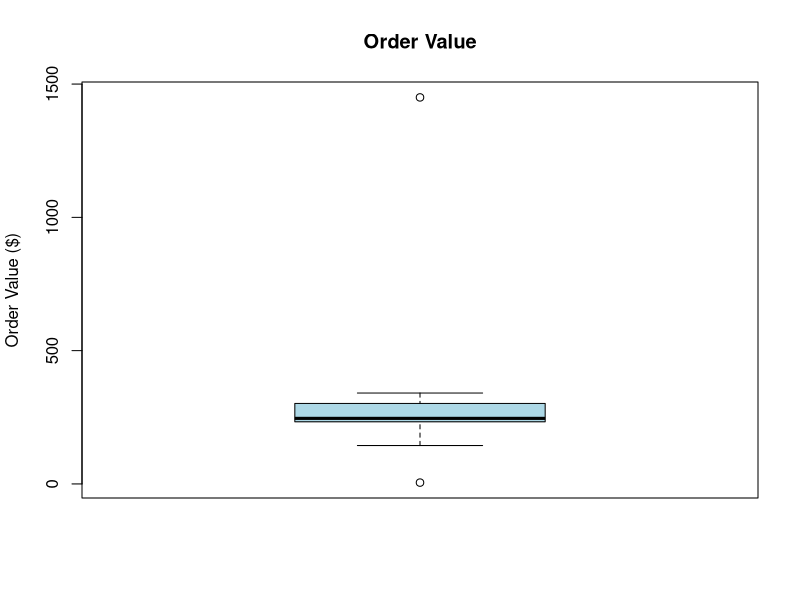
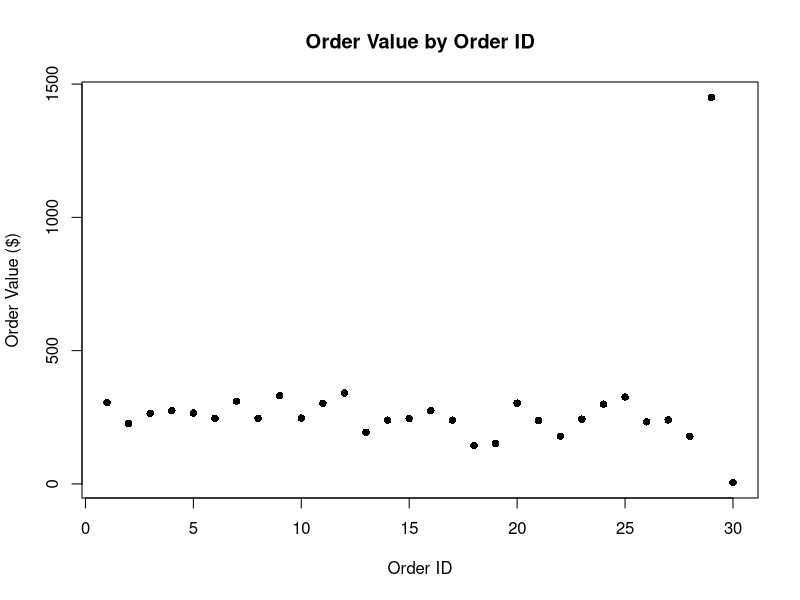
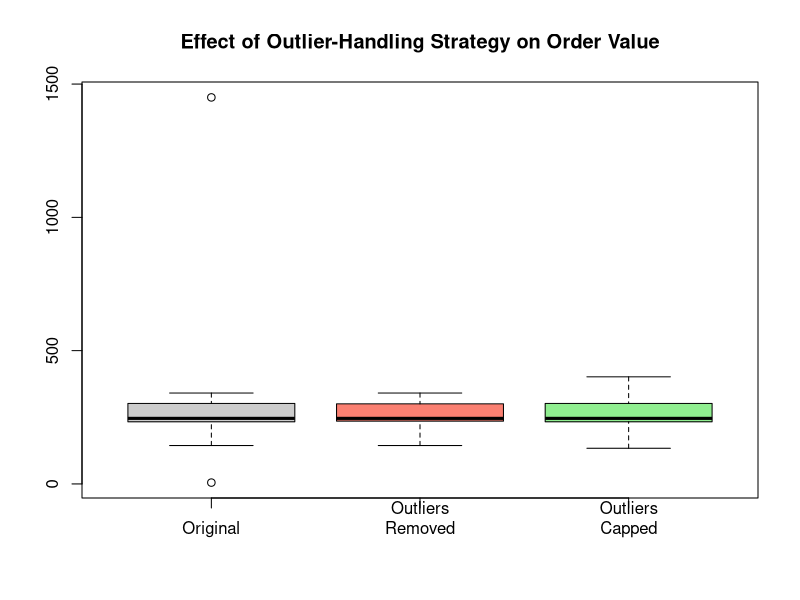

Generate these figures, in order, with R:

# install.packages("dplyr")
library(dplyr)

set.seed(42)
sales_df <- data.frame(
  OrderID = 1:30,
  OrderValue = c(round(rnorm(28, mean = 250, sd = 40)), 1450, 5)
  # 28 "normal" orders, plus one unusually large order (1450) and one
  # suspiciously tiny one (5) - a likely data-entry error
)

## ===========================================================
## PART 1: DETECTING OUTLIERS
## ===========================================================

# --- chart: boxplot - the quickest visual check. Points plotted
# separately beyond the whiskers are flagged as outliers by default ---
boxplot(sales_df$OrderValue, main = "Order Value", ylab = "Order Value ($)",
        col = "lightblue")

# --- chart: scatter plot against index - useful for spotting outliers
# in the order the data was collected (e.g. a data-entry glitch on one row) ---
plot(sales_df$OrderID, sales_df$OrderValue, pch = 16,
     main = "Order Value by Order ID", xlab = "Order ID", ylab = "Order Value ($)")

# --- Method 1: IQR rule (the same rule a boxplot uses behind the scenes) ---
# Flags anything more than 1.5x the interquartile range below Q1 or
# above Q3 - a robust rule since it's based on quartiles, not the mean,
# so it isn't itself thrown off by the outliers it's trying to detect.
q1 <- quantile(sales_df$OrderValue, 0.25)
q3 <- quantile(sales_df$OrderValue, 0.75)
iqr_val <- q3 - q1
lower_bound <- q1 - 1.5 * iqr_val
upper_bound <- q3 + 1.5 * iqr_val

outliers_iqr <- sales_df %>%
  filter(OrderValue < lower_bound | OrderValue > upper_bound)
cat("IQR bounds:", round(lower_bound, 2), "to", round(upper_bound, 2), "\n")
print(outliers_iqr)

# --- Method 2: Z-score rule ---
# Flags anything more than a given number of standard deviations from
# the mean (commonly 3). Simpler to explain than IQR, but LESS robust:
# a single extreme outlier inflates the mean/sd used to detect it,
# which can mask other outliers - the IQR method above is usually
# preferred for that reason.
sales_df <- sales_df %>%
  mutate(z_score = (OrderValue - mean(OrderValue)) / sd(OrderValue))

outliers_zscore <- sales_df %>% filter(abs(z_score) > 3)
print(outliers_zscore)

## ===========================================================
## PART 2: HANDLING OUTLIERS
## ===========================================================
## As with missing values, there's no single correct fix - the right
## choice depends on WHY the value is extreme. A data-entry error should
## usually be corrected or removed; a genuinely large but real order
## (a big client's bulk purchase) may be legitimate and worth keeping,
## or analyzed separately rather than discarded.

# --- Strategy 1: Investigate before doing anything ---
# Always the right first step - print the flagged rows and look at them
# in context before deciding. Never automate outlier removal blindly.
print(outliers_iqr)

# --- Strategy 2: Remove the outlier ---
# Appropriate when a value is clearly an error (e.g. the $5 order,
# likely a missing digit) and not a data point worth keeping at all.
sales_no_outliers <- sales_df %>%
  filter(OrderValue >= lower_bound & OrderValue <= upper_bound)
cat("Rows before:", nrow(sales_df), " | after removing outliers:", nrow(sales_no_outliers), "\n")

# --- Strategy 3: Cap/winsorize the value ---
# Instead of discarding the row entirely (and losing its other columns),
# pull extreme values IN to the nearest acceptable bound. Keeps every
# row while limiting how much any single value can distort an analysis.
sales_capped <- sales_df %>%
  mutate(OrderValue_capped = case_when(
    OrderValue > upper_bound ~ upper_bound,
    OrderValue < lower_bound ~ lower_bound,
    TRUE ~ OrderValue
  ))
print(sales_capped %>% filter(OrderValue != OrderValue_capped))

# --- Strategy 4: Transform the variable ---
# A log transformation compresses large values much more than small
# ones, which can pull in extreme values without removing or altering
# any single observation directly - common for right-skewed data like
# income, sales, or prices where large values are legitimate but rare.
sales_df <- sales_df %>%
  mutate(OrderValue_log = log(OrderValue))

# --- Strategy 5: Flag rather than change ---
# Same principle as flagging imputed values in the missing-data script -
# keep the original value, but add a column marking it as unusual, so
# later analysis can include or exclude it deliberately rather than
# having the decision baked in silently.
sales_df <- sales_df %>%
  mutate(is_outlier = OrderValue < lower_bound | OrderValue > upper_bound)
print(sales_df %>% filter(is_outlier))

# --- chart: compare the distribution across strategies, to see how
# each one changes the spread of the data ---
boxplot(sales_df$OrderValue, sales_no_outliers$OrderValue, sales_capped$OrderValue_capped,
        names = c("Original", "Outliers\nRemoved", "Outliers\nCapped"),
        col = c("gray80", "salmon", "lightgreen"),
        main = "Effect of Outlier-Handling Strategy on Order Value")
